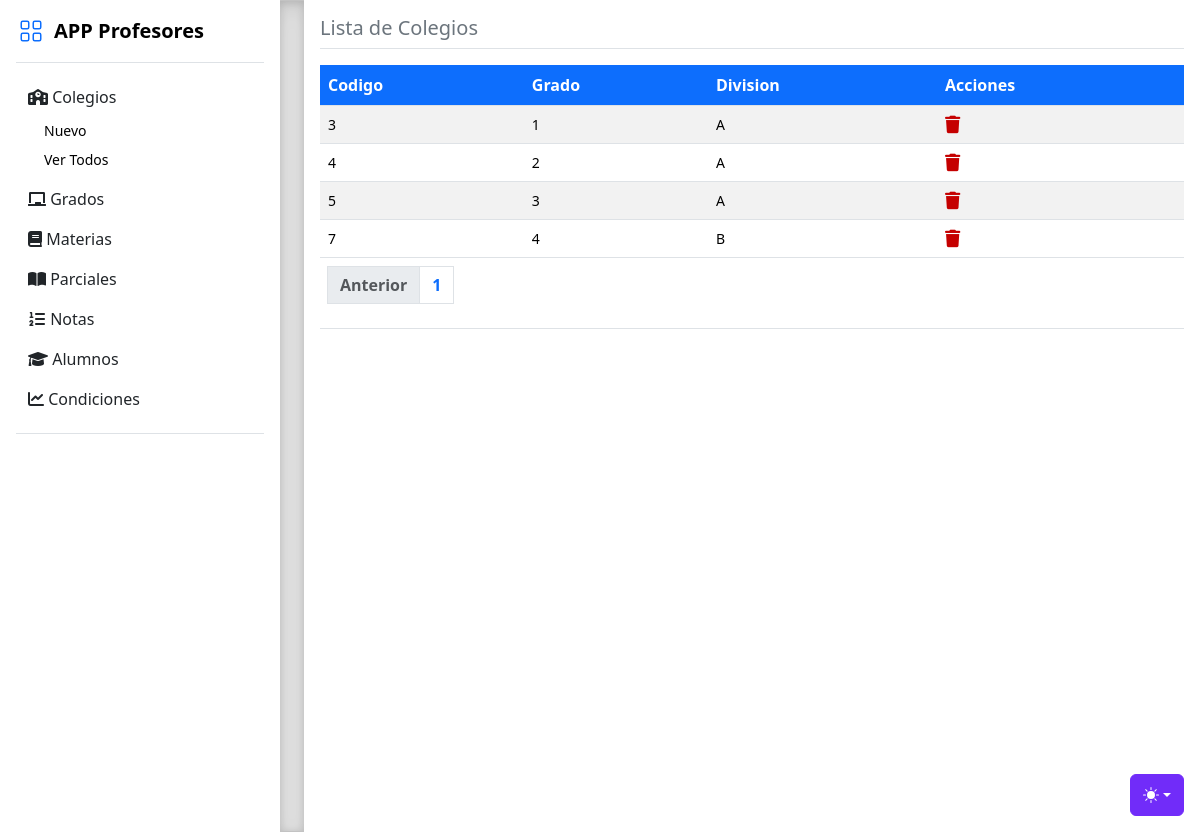
The page /grados/ver on the database as committed earlier.
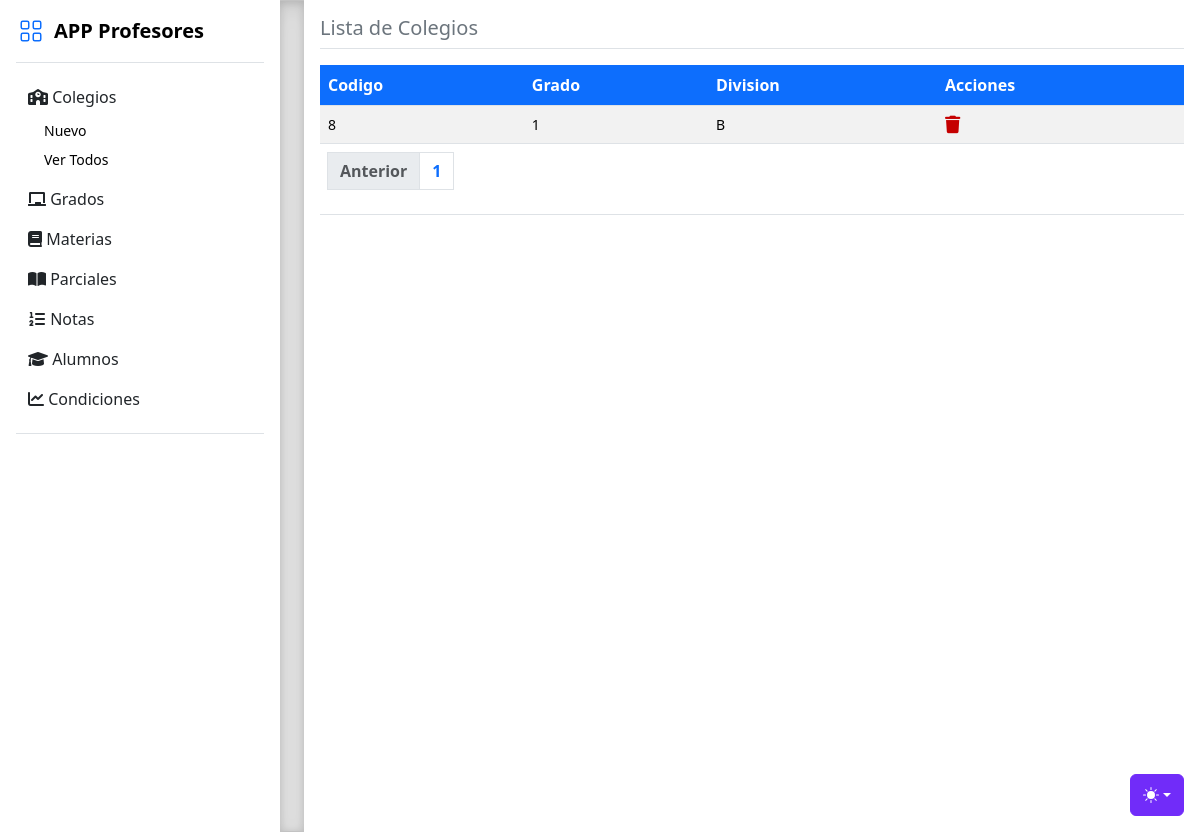
The same page on the database as committed later.
### tables this page shows
CREATE TABLE grados (
  id INTEGER PRIMARY KEY AUTOINCREMENT,
  nombre VARCHAR(255) NOT NULL
, division TEXT);

### routers/grados.py (the view)
@router.get("/grados/ver")
def verGrados(req:Request, page: int = 1):
    verDb = FuncionesDB()
    grados = verDb.mostrarTablaPaginada("grados", page, 15)
    total_grados = verDb.contarFilas("grados")
    total_paginas = math.ceil(total_grados / 15)
    return template.TemplateResponse("grados_ver.html", { "request" : req, "grados": grados, "page": page, "total_paginas": total_paginas })

### templates/grados_ver.html (shortened to what this page needs)
<!doctype html>
<html lang="es" data-bs-theme="auto">
  <head><script src="/templates/static/color-modes.js"></script>
    <link href="/templates/static/bootstrap.min.css" rel="stylesheet">
    <link href="/templates/static/style.css" rel="stylesheet">
    <link rel="stylesheet" href="https://cdnjs.cloudflare.com/ajax/libs/font-awesome/6.0.0-beta3/css/all.min.css" />
    <link rel="stylesheet" href="https://cdn.jsdelivr.net/npm/@docsearch/css@3">
    <link href="/templates/static/sidebars.css" rel="stylesheet">
  </head>
  <body>
    <div class="dropdown position-fixed bottom-0 end-0 mb-3 me-3 bd-mode-toggle">
      <button class="btn btn-bd-primary py-2 dropdown-toggle d-flex align-items-center"
              id="bd-theme"
              type="button"
              aria-expanded="false"
              data-bs-toggle="dropdown"
              aria-label="Toggle theme (auto)">
        <svg class="bi my-1 theme-icon-active" width="1em" height="1em"><use href="#circle-half"></use></svg>
      </button>
    </div>
<main class="d-flex flex-nowrap">
  <div class="flex-shrink-0 p-3" style="width: 280px;">
    <a href="/productos/ver_todos" class="d-flex align-items-center pb-3 mb-3 link-body-emphasis text-decoration-none border-bottom">
      <svg class="bi pe-none me-2" width="30" height="24" style="color: #0D6EFD;"><use xlink:href="#grid"/></svg>
      <span class="fs-5 fw-semibold">APP Profesores</span>
    </a>
    <ul class="list-unstyled ps-0">
      {% include 'menu.html' %}
  <div class="b-example-divider b-example-vr"></div>
  <div class="m-3 w-100 vh-100">
    <h5 class="text-secondary">Lista de Colegios</h5>
    <div class="border-top mb-3 w-100"></div>
    <article>
      <table class="table table-striped m-0 bg-success text-white">
          <thead>
              <tr>
                  <th class="centrado bg-primary text-white">Codigo</th>
                  <th class="centrado bg-primary text-white">Grado</th>
                  <th class="centrado bg-primary text-white">Division</th>
                  <th class="centrado bg-primary text-white">Acciones</th>
              </tr>
          </thead>
          <tbody>
          {% for grado in grados %}
              <tr>
                  <td class="centrado small">{{ grado[0] }}</td>
                  <td class="centrado small">{{ grado[1] }}</td>
                  <td class="centrado small">{{ grado[2] }}</td>
                  <td class="centrado small">
                    <a href="borrar/{{ grado[0] }}"></a>
                      </td>
              </tr>
              {% endfor %}
              </div>
      <table class="table table-striped m-0">
          <thead><tr><th class="text-white m-0">
      <nav aria-label="Page navigation example m-0">
          <ul class="pagination">
              <li class="page-item">
                  {% if page > 1 %}
                      <a class="page-link" href="/grados/ver?page={{ page - 1 }}">Anterior</a>
                      {% else %}
                      <li class="page-item disabled">
                          <a class="page-link">Anterior</a>
                      </li>
                  {% endif %}
              </li>
              {% for i in range(total_paginas) %}
                  <li class="page-item"><a class="page-link" href="/grados/ver?page={{ i + 1 }}">{{ i + 1 }}</a></li>
              {% endfor %}
          </ul>
      </nav>
      </tr></thead>
  </table>
</main>
</body>
</html>

### templates/menu.html (shortened to what this page needs)
<li class="mb-1">
    <button class="btn d-inline-flex align-items-center rounded border-0 collapsed" data-bs-toggle="collapse" data-bs-target="#home-collapse" aria-expanded="false">
      <i class="fa-solid fa-school"></i></i>&nbsp;Colegios
    </button>
    <div class="collapse show" id="home-collapse">
      <ul class="btn-toggle-nav list-unstyled fw-normal pb-1 small">
        <li><a href="/colegio/nuevo" class="link-body-emphasis d-inline-flex text-decoration-none rounded">Nuevo</a></li>
        <li><a href="/colegio/ver" class="link-body-emphasis d-inline-flex text-decoration-none rounded">Ver Todos</a></li>
      </ul>
    </div>
  </li>
  <li class="mb-1">
    <button class="btn d-inline-flex align-items-center rounded border-0 collapsed" data-bs-toggle="collapse" data-bs-target="#dashboard-collapse" aria-expanded="true">
      <i class="fa-solid fa-chalkboard"></i>&nbsp;Grados
    </button>
  </li>
  <li class="mb-1">
    <button class="btn d-inline-flex align-items-center rounded border-0 collapsed" data-bs-toggle="collapse" data-bs-target="#orders-collapse" aria-expanded="false">
      <i class="fa-solid fa-book"></i></i>&nbsp;Materias
    </button>
  </li>
  <li class="mb-1">
    <button class="btn d-inline-flex align-items-center rounded border-0 collapsed" data-bs-toggle="collapse" data-bs-target="#joni-collapse" aria-expanded="false">
      <i class="fa-solid fa-book-open"></i>&nbsp;Parciales
    </button>
  </li>
  <li class="mb-1">
    <button class="btn d-inline-flex align-items-center rounded border-0 collapsed" data-bs-toggle="collapse" data-bs-target="#almacen-collapse" aria-expanded="false">
      <i class="fa-solid fa-list-ol"></i>&nbsp;Notas
    </button>
  </li>
  <li class="mb-1">
    <button class="btn d-inline-flex align-items-center rounded border-0 collapsed" data-bs-toggle="collapse" data-bs-target="#ingreso-collapse" aria-expanded="false">
      <i class="fa-solid fa-graduation-cap"></i>&nbsp;Alumnos
    </button>
  </li>
  <li class="mb-1">
    <button class="btn d-inline-flex align-items-center rounded border-0 collapsed" data-bs-toggle="collapse" data-bs-target="#movimiento-collapse" aria-expanded="false">
      <i class="fa-solid fa-chart-line"></i>&nbsp;Condiciones
    </button>
  </li>
  <li class="border-top my-3"></li>
</ul>
</div>

### templates/static/style.css (style rules this page uses)
main { overflow-x: auto; overflow-y: hidden; }
.dropdown-toggle { outline: 0; }
.btn-toggle-nav a { padding: .1875rem .5rem; margin-top: .125rem; margin-left: 1.25rem; }
.b-example-divider { background-color: rgba(0, 0, 0, .1); border: solid rgba(0, 0, 0, .15); border-width: 1px 0; box-shadow: inset 0 .5em 1.5em rgba(0, 0, 0, .1), inset 0 .125em .5em rgba(0, 0, 0, .15); }
.b-example-vr { flex-shrink: 0; width: 1.5rem; height: inherit; }
.bi { vertical-align: -.125em; fill: currentColor; }
.btn-bd-primary { --bd-violet-bg: #712cf9; --bd-violet-rgb: 112.520718, 44.062154, 249.437846; --bs-btn-font-weight: 600; --bs-btn-color: var(--bs-white); --bs-btn-bg: var(--bd-violet-bg); --bs-btn-border-color: var(--bd-violet-bg); --bs-btn-hover-color: var(--bs-white); --bs-btn-hover-bg: #6528e0; --bs-btn-hover-border-color: #6528e0; --bs-btn-focus-shadow-rgb: var(--bd-violet-rgb); --bs-btn-active-color: var(--bs-btn-hover-color); --bs-btn-active-bg: #5a23c8; --bs-btn-active-border-color: #5a23c8; }
.bd-mode-toggle { z-index: 1500; }

### templates/static/sidebars.css (style rules this page uses)
.dropdown-toggle { outline: 0; }
.btn-toggle-nav a { padding: .1875rem .5rem; margin-top: .125rem; margin-left: 1.25rem; }

Rows that differ between the two databases and show on the page:
removed grados: id "3", nombre "1", division "A"
removed grados: id "4", nombre "2", division "A"
removed grados: id "5", nombre "3", division "A"
removed grados: id "7", nombre "4", division "B"
added grados: id "8", nombre "1", division "B"
